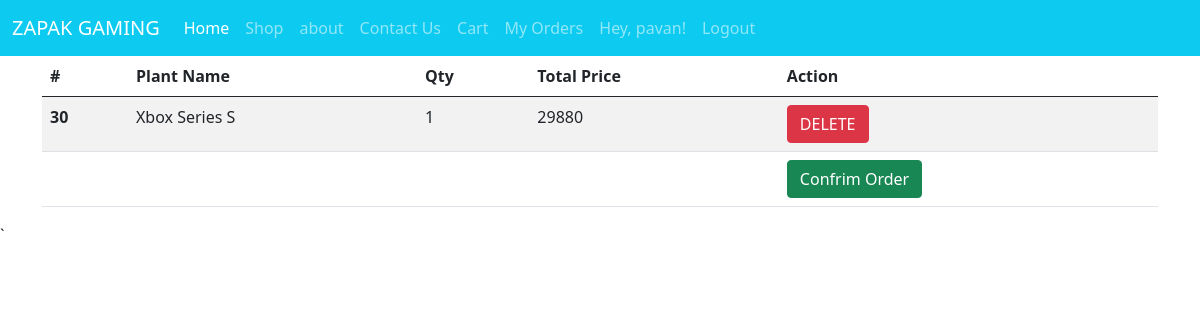
Screenshot of /cart (signed in) with the database file from the repository.
### tables this page shows
CREATE TABLE "users" (
	"id"	INTEGER,
	"username"	TEXT,
	"password"	TEXT,
	"address"	TEXT,
	"phone"	TEXT,
	"email"	TEXT,
	PRIMARY KEY("id" AUTOINCREMENT)
);

CREATE TABLE "products" (
	"id"	INTEGER,
	"name"	TEXT NOT NULL,
	"price"	TEXT,
	"details"	TEXT,
	"image"	TEXT,
	"tags"	TEXT,
	"category"	TEXT,
	PRIMARY KEY("id" AUTOINCREMENT)
);

CREATE TABLE "carts" (
	"id"	INTEGER,
	"pid"	INTEGER,
	"qty"	INTEGER,
	"uid"	INTEGER,
	PRIMARY KEY("id" AUTOINCREMENT)
);

### main.py (the view)
@app.get("/cart", response_class=HTMLResponse)
def cart(request: Request):
    if not request.session.get('isLogin'):
        return RedirectResponse('/login', status_code=status.HTTP_302_FOUND)
    uid = request.session.get('uid')
    items = db.executeQueryWithParams("SELECT *,c.id as cid from USERS u,carts c, products p where u.id=c.uid and c.pid=p.id and c.uid =?", [uid])
    return templates.TemplateResponse("/cart.html", {"request": request, "items": items})

### templates/cart.html (shortened to what this page needs)
{% extends "base.html" %}
{% block content  %}
<div class="container">
    {% if items|length > 0 %}
    <table class="table table-striped">
        <thead>
        <tr>
            <th scope="col">#</th>
            <th scope="col">Plant Name</th>
            <th scope="col">Qty</th>
            <th scope="col">Total Price</th>
            <th scope="col">Action</th>
        </tr>
        </thead>
        <tbody>
        {% for item in items %}
        <tr>
            <th scope="row">{{item.cid}}</th>
            <td>{{item.name}}</td>
            <td>{{item.qty}}</td>
            <td>{{ item.qty | int * item.price | int}}</td>
            <td><a href="/deletecart/{{item.cid}}" class="btn btn-danger">DELETE</a></td>
        </tr>
        {% endfor %}
         <tr>
            <th scope="row"></th>
            <td></td>
            <td></td>
            <td></td>
            <td><a href="/confrim" class="btn btn-success">Confrim Order</a></td>
        </tr>
        </tbody>
    </table>
    {% else %}
    <h5 class="text-center">No Items in Cart</h5>
    {% endif %}
</div>
{% endblock %}

### templates/base.html (shortened to what this page needs)
<!doctype html>
<html lang="en">
<head>
    <link href="{{ url_for('static', path='/css/bootstrap.css') }}" rel="stylesheet" />
</head>
<body>
<nav class="navbar navbar-expand-lg navbar-dark bg-info">
    <div class="container-fluid">
        <a class="navbar-brand" href="/">ZAPAK GAMING</a>
        <div class="collapse navbar-collapse" id="navbarNav">
            <ul class="navbar-nav">
                <li class="nav-item">
                    <a class="nav-link active" aria-current="page" href="/">Home</a>
                </li>
                <li class="nav-item">
                    <a class="nav-link" href="/shop">Shop</a>
                </li>
                <li class="nav-item">
                    <a class="nav-link" href="/about">about</a>
                </li>
                <li class="nav-item">
                    <a class="nav-link" href="/contact">Contact Us</a>
                </li>
                {% if request.session.get('isLogin') %}
                 <li class="nav-item">
                    <a class="nav-link" href="/cart">Cart</a>
                </li>
                <li class="nav-item">
                    <a class="nav-link" href="/orders">My Orders</a>
                </li>
                <li class="nav-item">
                    <a class="nav-link" href="#">Hey, {{request.session.get('username')}}!</a>
                </li>
                <li class="nav-item">
                    <a class="nav-link" href="/logout">Logout</a>
                </li>
                {% endif %}
            </ul>
        </div>
    </div>
</nav>
<main id="content">{% block content %}{% endblock %}</main>
</body>
</html>`

### rows the page displays
users: session.get "pavan"
products: cid "30", name "Xbox Series S", qty "1", item.qty|int*item.price|int "29880"
